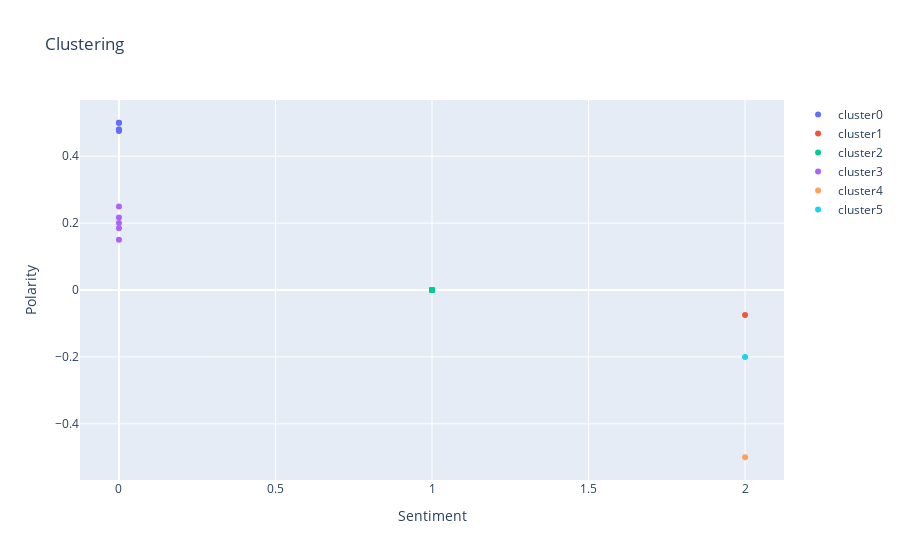

Notebook cell for this chart:
### Code cell
plot_data = []

for clus in set(data_km['cluster']):
    df = data_km[data_km['cluster'] == clus]
    plot_data.append(go.Scatter(x=df['sentiment'], y=df['polarity'],
                                text=df['Artist'],
                                name='cluster' + str(clus), mode='markers'))
    
# Add the following for cluster centroids.
# df_cc = pd.DataFrame(km.cluster_centers_)
# plot_data.append(go.Scatter(x=df_cc[1], y=df_cc[0],
#                           # text=df['name'],
#                             name='cluster center', mode='markers'))

layout = go.Layout(xaxis=dict(title='Sentiment'), yaxis=dict(title='Polarity'),
                   title='Clustering')
fig = go.Figure(data=plot_data, layout=layout)
plotly.offline.iplot(fig)

### Figure 1 — Plotly figure (JSON) as saved in the notebook; plotly's stock layout.template omitted (floating-point values rounded to 4 significant figures)
{"data": [{"mode": "markers", "name": "cluster0", "text": [0, 0, 0, 0, 0], "type": "scatter", "x": [0, 0, 0, 0, 0], "y": [0.5, 0.48, 0.475, 0.5, 0.48]}, {"mode": "markers", "name": "cluster1", "text": [0], "type": "scatter", "x": [2], "y": [-0.075]}, {"mode": "markers", "name": "cluster2", "text": [0, 0, 0, 0, 0, 0, 0, 0, 0, 0, 0, 0, 0, 0], "type": "scatter", "x": [1, 1, 1, 1, 1, 1, 1, 1, 1, 1, 1, 1, 1, 1], "y": [0, 0, 0, 0, 0, 0, 0, 0, 0, 0, 0, 0, 0, 0]}, {"mode": "markers", "name": "cluster3", "text": [0, 0, 0, 0, 0], "type": "scatter", "x": [0, 0, 0, 0, 0], "y": [0.2167, 0.25, 0.15, 0.1849, 0.2]}, {"mode": "markers", "name": "cluster4", "text": [0], "type": "scatter", "x": [2], "y": [-0.5]}, {"mode": "markers", "name": "cluster5", "text": [0], "type": "scatter", "x": [2], "y": [-0.2]}], "layout": {"title": {"text": "Clustering"}, "xaxis": {"title": {"text": "Sentiment"}}, "yaxis": {"title": {"text": "Polarity"}}}}
